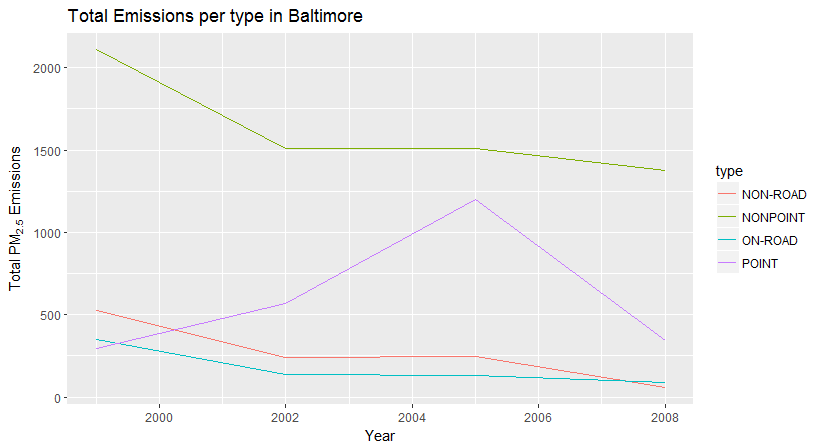

The R source for this figure:
library(ggplot2)

# summing emission data per year per type
data <- aggregate(Emissions ~ year + type, daraForBaltimore, sum)

# plotting
g <- ggplot(data, aes(year, Emissions, color = type))
g + geom_line() +
  xlab("Year") +
  ylab(expression("Total PM"[2.5]*" Emissions")) +
  ggtitle("Total Emissions per type in Baltimore")
